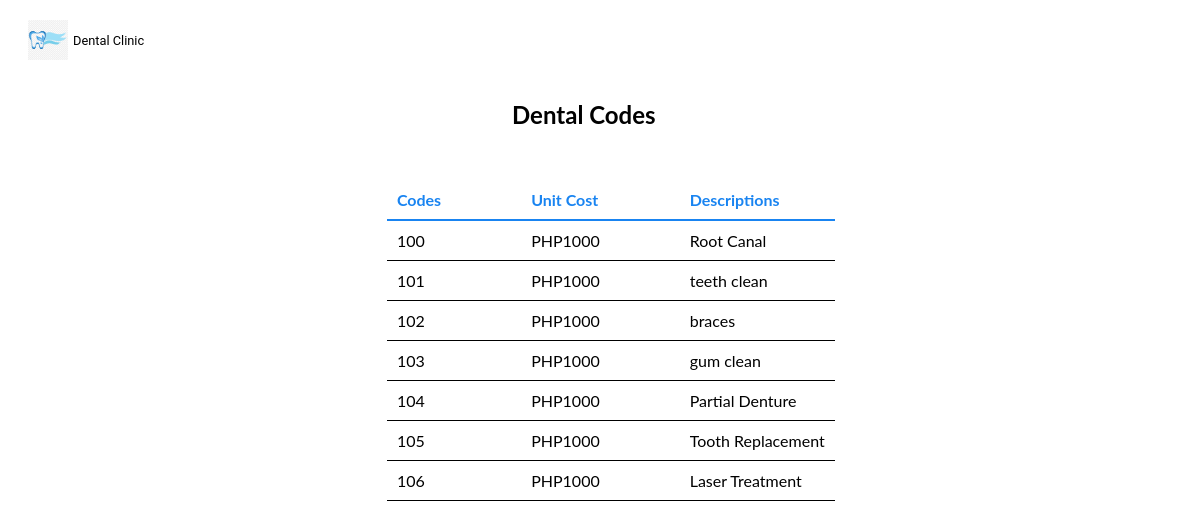
The app's page /dentalcodesviewuser.php with its own data.
### tables this page shows
CREATE TABLE IF NOT EXISTS `dentalcode` (
  `id` int(3) NOT NULL,
  `code` smallint(4) NOT NULL,
  `unitcost` varchar(7) NOT NULL,
  `description` varchar(30) NOT NULL
);

### dentalcodesviewuser.php (the view, shortened to what this page needs)
<!doctype html>
<html lang=en>
<head>
<link rel="stylesheet" type="text/css" href="dentalcodesviewuser.css">
</head>
<body>
	<img src="images.png" width="40" height="40" class="logo">
		<p class="logotext">Dental Clinic</p>
<div id="container">
<div id="content">
<h2 class="page">Dental Codes</h2>
<?php
require('database.php');
$q = "SELECT code AS code,
unitcost AS cost,description AS descriptions, id As id FROM dentalcode
";
$result = @mysqli_query ($dbcon, $q);
if ($result) {
				echo '<table>
				<tr class="heading"><td class="col head"><b>Codes</b></td><td class="col head"><b>Unit Cost</b></td><td class=" last"><b>Descriptions</b></td>
				</tr>';
				while ($row = mysqli_fetch_array($result, MYSQLI_ASSOC)) {
				echo '<tr class="heading2"><td class="col">' . $row['code'] . '</td>
				<td class="col">' . $row['cost'] .'</td>
				<td class="last1">'.  $row['descriptions'] . '</td>
				</tr>'; }
				echo '</table>';
			   }
else {
		echo '<p class="error">The current users could not be retrieved. We apologize 
		for any inconvenience.</p>';
		echo '<p>' . mysqli_error($dbcon) . '<br><br>Query: ' . $q . '</p>';
     }
?>
</div>
</div>
</body>
</html>

### dentalcodesviewuser.css (style rules this page uses)
.logo { position: absolute; margin-left: 20px; font-family: 'Roboto', sans-serif; font-size: 0.8em; top: 20px; }
.logotext { position: absolute; margin-left: 65px; top: 20px; font-family: 'Roboto', sans-serif; font-size: 0.8em; color: black; }
.col { font-family: 'Lato', sans-serif; padding-right:80px; }
.head { color: #1984f1; font-family: 'Lato', sans-serif; }
.heading { color: black; border-bottom: 2px solid #1984f1; }
table { border-collapse: collapse; margin-left: 32%; margin-top: 180px; }
.heading2 { border-bottom:1px solid black; }
.page { position: absolute; top: 80px; margin-left: 42%; color: black; font-family: 'Lato', sans-serif; }
td { padding: 10px; }
.last { color: #1984f1; font-family: 'Lato', sans-serif; }
.last1 { font-family: 'Lato', sans-serif; }

### records on screen
dentalcode: code "100", unitcost "PHP1000", description "Root Canal"
dentalcode: code "101", unitcost "PHP1000", description "teeth clean"
dentalcode: code "102", unitcost "PHP1000", description "braces"
dentalcode: code "103", unitcost "PHP1000", description "gum clean"
dentalcode: code "104", unitcost "PHP1000", description "Partial Denture"
dentalcode: code "105", unitcost "PHP1000", description "Tooth Replacement"
dentalcode: code "106", unitcost "PHP1000", description "Laser Treatment"
